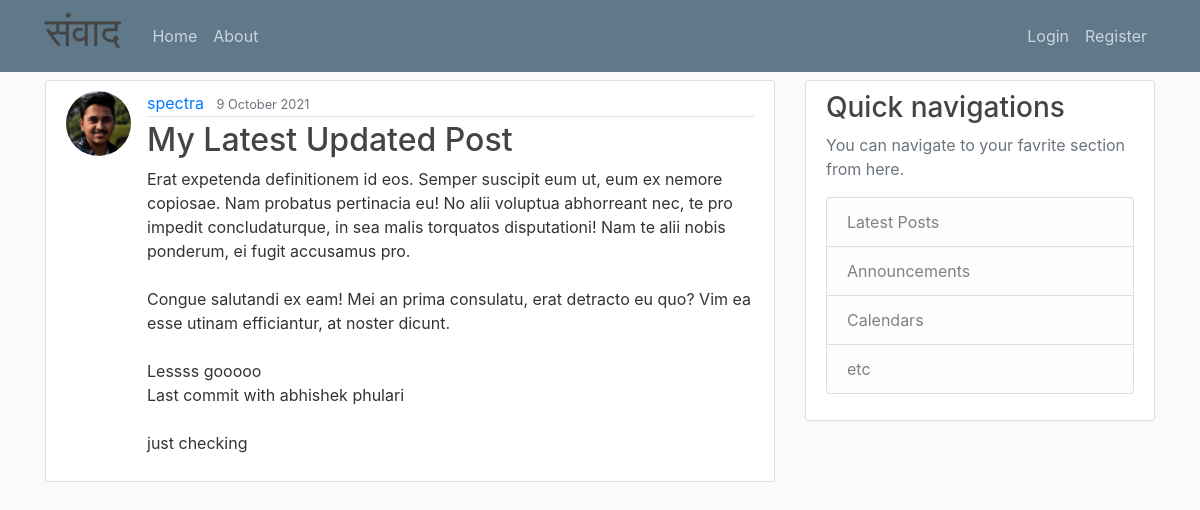
The page /post/40 on the database its author committed.
### blog/models.py (models this page shows, shortened)
class Post(models.Model):
    title = models.CharField(max_length=100)
    content = models.TextField()
    date_posted = models.DateTimeField(default=timezone.now)
    author = models.ForeignKey(User, on_delete=models.CASCADE)

### users/models.py (models this page shows, shortened)
class Profile(models.Model):
    user = models.OneToOneField(User, on_delete=models.CASCADE)
    image = models.ImageField(default='default.jpg', upload_to='profile_pics')

### blog/views.py (the view)
# urls.py: path('post/<int:pk>', PostDetailView.as_view(), name='post-detail'),
class PostDetailView(DetailView):
    model = Post

### blog/templates/blog/Post_detail.html (shortened to what this page needs)
{% extends "blog/base.html" %}
{% block content %}
<article class="media content-section">
    <img class="rounded-circle article-img" src="{{ object.author.profile.image.url }}">
  <div class="media-body">
    <div class="article-metadata">
      <a class="mr-2" href="{% url 'user-posts' object.author.username %}">{{ object.author }}</a>
      <small class="text-muted">{{ object.date_posted|date:"j F Y" }}</small>
    </div>
    <h2>{{ post.title }}</h2>
    <p class="article-content">{{ object.content }}</p>
  </div>
</article>
{% endblock content %}

### blog/static/blog/main.css (style rules this page uses)
body { background: #fafafa; color: #333333; margin-top: 5rem; }
h1, h2, h3, h4, h5, h6 { color: #444444; }
.content-section { background: #ffffff; padding: 10px 20px; border: 1px solid #dddddd; border-radius: 3px; margin-bottom: 20px; }
.article-content { white-space: pre-line; }
.article-img { height: 65px; width: 65px; margin-right: 16px; }
.article-metadata { padding-bottom: 1px; margin-bottom: 4px; border-bottom: 1px solid #e3e3e3 }

### rows shown on the page
Post: author.profile.image (picture), author "spectra", date_posted "9 October 2021", title "My Latest Updated Post", content "Erat expetenda definitionem id eos. Semper suscipit eum ut, eum ex nemore copiosae. Nam probatus pertinacia eu! No alii voluptua abhorreant nec, te pro impedit concludaturque, in sea malis torquatos disputationi! Nam te alii nobis ponderum, ei fugit accusamus pro. Congue salutandi ex eam! Mei an prima consulatu, erat detracto eu quo? Vim ea esse utinam efficiantur, at noster dicunt. Lessss gooooo Last commit with abhishek phulari just checking"
